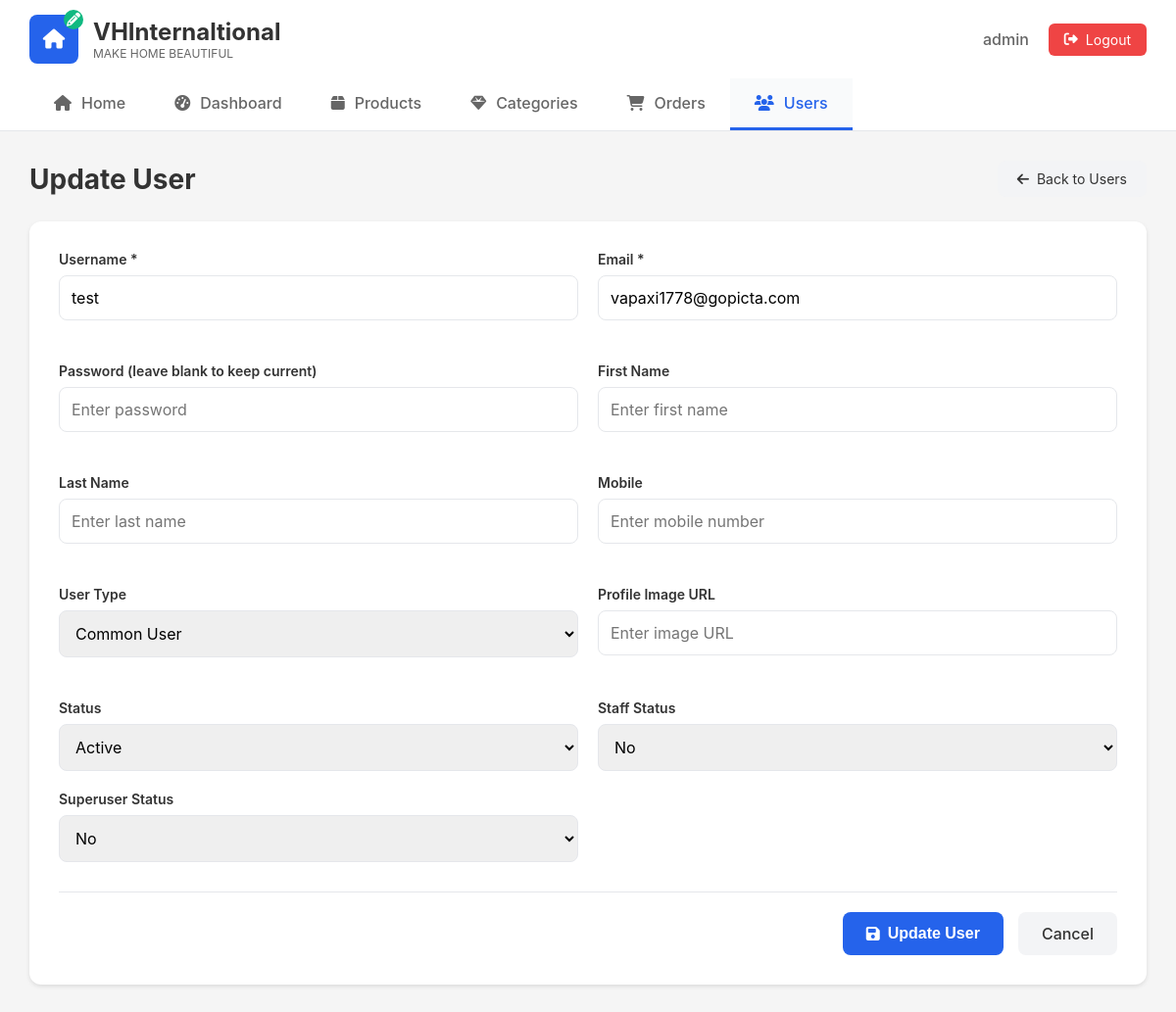
/admin-panel/users/1/update/ (signed in), run on the app's committed database.
### account/models.py (models this page shows, shortened)
class User(AbstractUser):
    USER_TYPE_CHOICES = [
        ('common', 'Common User'),
        ('admin', 'Admin'),
        ('superadmin', 'Super Admin'),
    ]
    user_type = models.CharField(max_length=20, choices=USER_TYPE_CHOICES, default='common')
    mobile = models.CharField(max_length=20, null=True, blank=True)
    profile_img = models.ImageField(upload_to="profile_image", null=True, blank=True)
    google_id = models.CharField(max_length=100, blank=True, null=True)
    created_at = models.DateTimeField(auto_now_add=True)
    updated_at = models.DateTimeField(auto_now=True)
    first_name = models.CharField(max_length=255, null=True, blank=True)
    last_name = models.CharField(max_length=255, null=True, blank=True)
    email = models.EmailField(unique=True)
    profile_img_url = models.URLField(max_length=500, null=True, blank=True)
    groups = models.ManyToManyField(
        Group,
        related_name='custom_user_set',
        blank=True,
        help_text='The groups this user belongs to.',
        verbose_name='groups',
    )
    user_permissions = models.ManyToManyField(
        Permission,
        related_name='custom_user_permissions_set',
        blank=True,
        help_text='Specific permissions for this user.',
        verbose_name='user permissions',
    )
    class Meta:
        verbose_name = 'User'
        verbose_name_plural = 'Users'

### admin_panel/views.py (the view)
# urls.py: path('users/<int:user_id>/update/', views.update_user, name='update-user'),
@user_passes_test(is_admin_or_superadmin, login_url='/account/signin/')
def update_user(request, user_id):
    try:
        user = User.objects.get(id=user_id)
        context = {
            'user_obj': user,
            'action': 'update'
        }
        return render(request, 'admin_panel/user_form.html', context)
    except User.DoesNotExist:
        messages.error(request, 'User not found.')
        return redirect('admin_panel:users')

### admin_panel/views.py (called while the page is built)
def is_admin_or_superadmin(user):
    return user.is_authenticated and (user.is_staff or user.is_superuser or getattr(user, 'user_type', None) in ['admin', 'superadmin'])

### admin_panel/templates/admin_panel/user_form.html (shortened to what this page needs)
{% load static %}
<!DOCTYPE html>
<html lang="en">
<head>
    <link rel="stylesheet" href="{% static 'admin_panel/css/admin.css' %}">
    <link rel="stylesheet" href="{% static 'admin_panel/css/product_form.css' %}">
    <link rel="stylesheet" href="https://cdnjs.cloudflare.com/ajax/libs/font-awesome/6.4.0/css/all.min.css">
</head>
<body>
    <div class="admin-container">
        <header class="admin-header">
            <div class="header-content">
                <div class="logo-section">
                    <div class="logo-icon">
                        <i class="fas fa-home"></i>
                        <i class="fas fa-pencil-alt"></i>
                    </div>
                    <div class="logo-text">
                        <h1>VHInternaltional</h1>
                        <p>MAKE HOME BEAUTIFUL</p>
                    </div>
                </div>
                <div class="header-actions">
                    <span class="user-name">{{ user.username }}</span>
                    <a href="{% url 'account:signout' %}" class="logout-btn">
                        <i class="fas fa-sign-out-alt"></i> Logout
                    </a>
                </div>
            </div>
        </header>
        <nav class="admin-nav">
            <a href="/" class="nav-tab">
                <i class="fas fa-home"></i> Home
            </a>
            <a href="{% url 'admin_panel:dashboard' %}" class="nav-tab">
                <i class="fas fa-tachometer-alt"></i> Dashboard
            </a>
            <a href="{% url 'admin_panel:products' %}" class="nav-tab">
                <i class="fas fa-box"></i> Products
            </a>
            <a href="{% url 'admin_panel:categories' %}" class="nav-tab">
                <i class="fas fa-gem"></i> Categories
            </a>
            <a href="{% url 'admin_panel:orders' %}" class="nav-tab">
                <i class="fas fa-shopping-cart"></i> Orders
            </a>
            <a href="{% url 'admin_panel:users' %}" class="nav-tab active">
                <i class="fas fa-users"></i> Users
            </a>
        </nav>
        <main class="admin-main">
            <div class="page-header">
                <h2>{% if action == 'add' %}Add New User{% else %}Update User{% endif %}</h2>
                <a href="{% url 'admin_panel:users' %}" class="back-btn">
                    <i class="fas fa-arrow-left"></i> Back to Users
                </a>
            </div>
            <div class="form-container">
                <form id="userForm">
                    <div class="form-grid">
                        <div class="form-group">
                            <label for="username">Username *</label>
                            <input type="text" id="username" name="username" required
                                   value="{% if action == 'update' %}{{ user_obj.username }}{% endif %}"
                                   placeholder="Enter username">
                            <span class="error-text" id="usernameError"></span>
                        </div>
                        <div class="form-group">
                            <label for="email">Email *</label>
                            <input type="email" id="email" name="email" required
                                   value="{% if action == 'update' %}{{ user_obj.email }}{% endif %}"
                                   placeholder="Enter email">
                            <span class="error-text" id="emailError"></span>
                        </div>
                        <div class="form-group">
                            <label for="password">Password {% if action == 'add' %}*{% else %}(leave blank to keep current){% endif %}</label>
                            <input type="password" id="password" name="password"
                                   placeholder="Enter password">
                            <span class="error-text" id="passwordError"></span>
                        </div>
                        <div class="form-group">
                            <label for="first_name">First Name</label>
                            <input type="text" id="first_name" name="first_name"
                                   value="{% if action == 'update' %}{{ user_obj.first_name|default:'' }}{% endif %}"
                                   placeholder="Enter first name">
                            <span class="error-text" id="first_nameError"></span>
                        </div>
                        <div class="form-group">
                            <label for="last_name">Last Name</label>
                            <input type="text" id="last_name" name="last_name"
                                   value="{% if action == 'update' %}{{ user_obj.last_name|default:'' }}{% endif %}"
                                   placeholder="Enter last name">
                            <span class="error-text" id="last_nameError"></span>
                        </div>
                        <div class="form-group">
                            <label for="mobile">Mobile</label>
                            <input type="text" id="mobile" name="mobile"
                                   value="{% if action == 'update' %}{{ user_obj.mobile|default:'' }}{% endif %}"
                                   placeholder="Enter mobile number">
                            <span class="error-text" id="mobileError"></span>
                        </div>
                        <div class="form-group">
                            <label for="user_type">User Type</label>
                            <select id="user_type" name="user_type">
                                <option value="common" {% if action == 'update' and user_obj.user_type == 'common' %}selected{% endif %}>Common User</option>
                            </select>
                            <span class="error-text" id="user_typeError"></span>
                        </div>
                        <div class="form-group">
                            <label for="profile_img_url">Profile Image URL</label>
                            <input type="url" id="profile_img_url" name="profile_img_url"
                                   value="{% if action == 'update' %}{{ user_obj.profile_img_url|default:'' }}{% endif %}"
                                   placeholder="Enter image URL">
                            <span class="error-text" id="profile_img_urlError"></span>
                        </div>
                        <div class="form-group">
                            <label for="is_active">Status</label>
                            <select id="is_active" name="is_active">
                                <option value="true" {% if action == 'update' and user_obj.is_active or action == 'add' %}selected{% endif %}>Active</option>
                            </select>
                        </div>
                        <div class="form-group">
                            <label for="is_staff">Staff Status</label>
                            <select id="is_staff" name="is_staff">
                                <option value="false" {% if action == 'update' and not user_obj.is_staff %}selected{% endif %}>No</option>
                            </select>
                        </div>
                        <div class="form-group">
                            <label for="is_superuser">Superuser Status</label>
                            <select id="is_superuser" name="is_superuser">
                                <option value="false" {% if action == 'update' and not user_obj.is_superuser %}selected{% endif %}>No</option>
                            </select>
                        </div>
                    </div>
                    <div class="form-actions">
                        <button type="submit" class="submit-btn">
                            <i class="fas fa-save"></i> {% if action == 'add' %}Create User{% else %}Update User{% endif %}
                        </button>
                        <a href="{% url 'admin_panel:users' %}" class="cancel-btn">
                            Cancel
                        </a>
                    </div>
                </form>
            </div>
        </main>
    </div>
</body>
</html>

### admin_panel/static/admin_panel/css/admin.css (style rules this page uses)
* { margin: 0; padding: 0; box-sizing: border-box; }
body { font-family: -apple-system, BlinkMacSystemFont, 'Segoe UI', Roboto, Oxygen, Ubuntu, Cantarell, sans-serif; background: #f5f5f5; color: #333; }
.admin-container { min-height: 100vh; display: flex; flex-direction: column; }
.admin-header { background: #fff; box-shadow: 0 2px 4px rgba(0, 0, 0, 0.1); padding: 15px 30px; }
.header-content { display: flex; justify-content: space-between; align-items: center; max-width: 1400px; margin: 0 auto; }
.logo-section { display: flex; align-items: center; gap: 15px; }
.logo-icon { position: relative; width: 50px; height: 50px; background: #2563eb; border-radius: 8px; display: flex; align-items: center; justify-content: center; color: #fff; font-size: 20px; }
.logo-icon .fa-pencil-alt { position: absolute; top: -5px; right: -5px; font-size: 14px; background: #10b981; width: 20px; height: 20px; border-radius: 50%; display: flex; align-items: center; justify-content: center; }
.logo-text h1 { font-size: 24px; font-weight: 700; color: #333; margin: 0; }
.logo-text p { font-size: 12px; color: #666; margin: 0; }
.header-actions { display: flex; align-items: center; gap: 20px; }
.user-name { color: #666; font-weight: 500; }
.logout-btn { background: #ef4444; color: #fff; padding: 8px 16px; border-radius: 6px; text-decoration: none; font-size: 14px; display: flex; align-items: center; gap: 8px; transition: background 0.3s; }
.admin-nav { background: #fff; border-bottom: 1px solid #e5e7eb; padding: 0 30px; display: flex; gap: 0; max-width: 1400px; margin: 0 auto; width: 100%; }
.nav-tab { padding: 15px 25px; text-decoration: none; color: #666; display: flex; align-items: center; gap: 10px; border-bottom: 3px solid transparent; transition: all 0.3s; font-weight: 500; }
.nav-tab.active { color: #2563eb; border-bottom-color: #2563eb; background: #f9fafb; }
.nav-tab i { font-size: 16px; }
.admin-main { flex: 1; padding: 30px; max-width: 1400px; margin: 0 auto; width: 100%; }
.page-header { display: flex; justify-content: space-between; align-items: center; margin-bottom: 25px; }
.page-header h2 { font-size: 28px; font-weight: 700; color: #333; margin: 0; }

### admin_panel/static/admin_panel/css/product_form.css (style rules this page uses)
.form-container { background: #fff; border-radius: 12px; padding: 30px; box-shadow: 0 2px 4px rgba(0, 0, 0, 0.1); }
.form-grid { display: grid; grid-template-columns: repeat(2, 1fr); gap: 20px; margin-bottom: 30px; }
.form-group { display: flex; flex-direction: column; }
.form-group label { font-weight: 600; margin-bottom: 8px; color: #333; font-size: 14px; }
.form-group input, .form-group textarea, .form-group select { padding: 12px; border: 1px solid #e5e7eb; border-radius: 8px; font-size: 16px; font-family: inherit; transition: border-color 0.3s; }
.error-text { color: #ef4444; font-size: 12px; margin-top: 5px; min-height: 18px; }
.form-actions { display: flex; gap: 15px; justify-content: flex-end; padding-top: 20px; border-top: 1px solid #e5e7eb; }
.submit-btn { background: #2563eb; color: #fff; border: none; padding: 12px 24px; border-radius: 8px; font-size: 16px; font-weight: 600; cursor: pointer; display: flex; align-items: center; gap: 8px; transition: background 0.3s; }
.cancel-btn { background: #f3f4f6; color: #333; padding: 12px 24px; border-radius: 8px; text-decoration: none; font-size: 16px; font-weight: 500; display: flex; align-items: center; transition: background 0.3s; }
.back-btn { background: #f3f4f6; color: #333; padding: 10px 20px; border-radius: 8px; text-decoration: none; font-size: 14px; display: flex; align-items: center; gap: 8px; transition: background 0.3s; }

### data on the page
User: username "admin"
User: username "test", email "vapaxi1778@gopicta.com", user_type "Common User", is_active "Active", is_staff "No", is_superuser "No"
